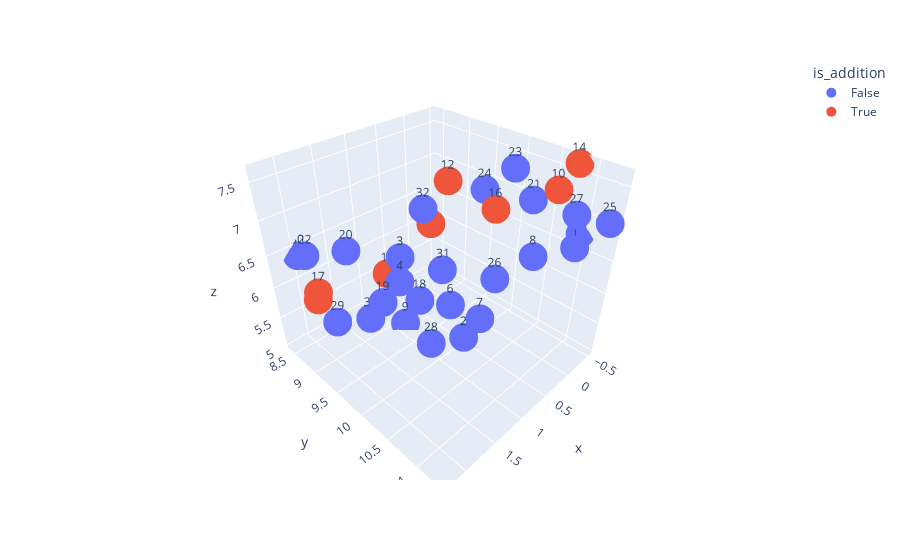

The notebook cell this image was saved under:
### Code cell
import plotly.express as px

fig = px.scatter_3d(tf_idf_reduced, y="y", x="x", z="z", text="chapter", color="is_addition")
fig.update_traces(marker_size=10)
fig.show()

### Figure 1 — Plotly figure (JSON) as saved in the notebook; plotly's stock layout.template omitted (floating-point values rounded to 4 significant figures)
{"data": [{"hovertemplate": "is_addition=False<br>x=%{x}<br>y=%{y}<br>z=%{z}<br>chapter=%{text}<extra></extra>", "legendgroup": "False", "marker": {"color": "#636efa", "size": 10, "symbol": "circle"}, "mode": "markers+text", "name": "False", "scene": "scene", "showlegend": true, "text": ["1", "2", "3", "4", "5", "6", "7", "8", "9", "18", "19", "20", "21", "22", "23", "24", "25", "26", "27", "28", "29", "30", "31", "32", "33"], "type": "scatter3d", "x": [0.03683, 0.6133, 0.7446, 1.156, -0.5077, 0.2953, 0.6077, -0.1574, 0.8815, 0.5058, 1.742, 1.367, -0.4509, 2.102, -0.05414, -0.3741, -0.4615, 0.7173, 0.126, 1.091, 1.986, 1.99, 0.7172, 1.04, 1.545], "y": [11.2, 10.09, 8.96, 9.425, 10.95, 9.523, 10.35, 10.54, 9.17, 9.085, 9.808, 8.576, 10.25, 8.821, 10.21, 9.506, 11.32, 10.62, 11.2, 9.931, 9.145, 8.404, 9.767, 9.77, 9.248], "z": [6.887, 5.17, 6.034, 6.066, 6.737, 5.241, 5.666, 6.369, 5.033, 5.197, 6.278, 6.251, 6.969, 6.636, 7.518, 6.885, 7.053, 6.508, 7.347, 5.272, 5.717, 6.388, 6.211, 7.224, 5.572]}, {"hovertemplate": "is_addition=True<br>x=%{x}<br>y=%{y}<br>z=%{z}<br>chapter=%{text}<extra></extra>", "legendgroup": "True", "marker": {"color": "#EF553B", "size": 10, "symbol": "circle"}, "mode": "markers+text", "name": "True", "scene": "scene", "showlegend": true, "text": ["10", "11", "12", "13", "14", "15", "16", "17"], "type": "scatter3d", "x": [-0.05001, 0.8099, 0.1099, 2.042, -0.4789, 0.7217, 0.313, 2.26], "y": [10.84, 8.722, 9.268, 8.847, 10.8, 9.566, 10.25, 9.291], "z": [7.455, 5.667, 7.095, 5.941, 7.629, 6.816, 7.125, 6.42]}], "layout": {"legend": {"title": {"text": "is_addition"}, "tracegroupgap": 0}, "margin": {"t": 60}, "scene": {"domain": {"x": [0, 1], "y": [0, 1]}, "xaxis": {"title": {"text": "x"}}, "yaxis": {"title": {"text": "y"}}, "zaxis": {"title": {"text": "z"}}}}}
